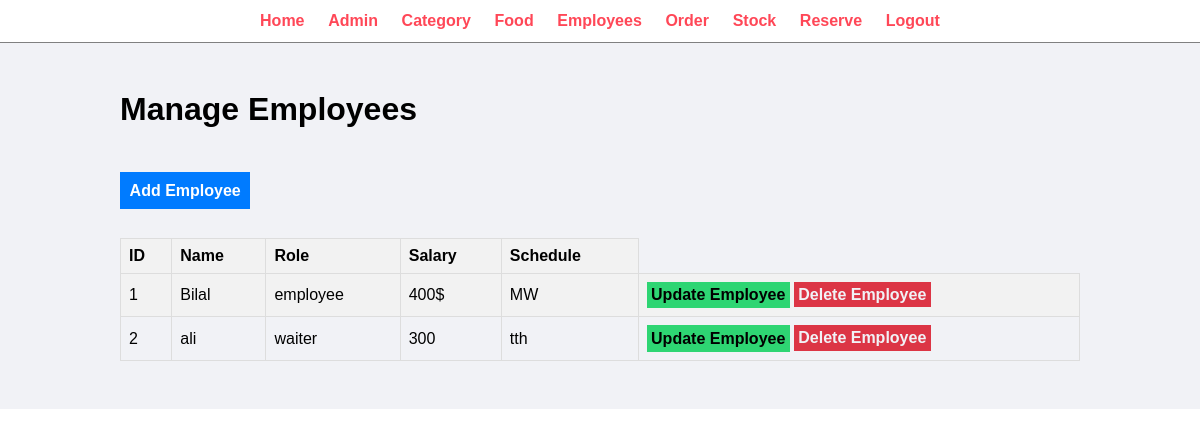
The app's page /admin/manage-Employees.php (signed in) with its own data.
### tables this page shows
CREATE TABLE `tbl_employees` (
  `id` int(11) NOT NULL,
  `Name` text NOT NULL,
  `Role` text NOT NULL,
  `Salary` varchar(11) NOT NULL,
  `schedule` varchar(255) NOT NULL
);

### admin/manage-Employees.php (the view, shortened to what this page needs)
<?php include('partials/menu.php'); ?>
<div class="main-content">
    <div class="wrapper">
        <h1>Manage Employees</h1>
        <br>
        <br>
        <br>
        <a href="add-employee.php" class="btn-primary">Add Employee</a>
        <br>
        <br>
        <table class="tbl-full">
            <tr>
                <th>ID</th>
                <th>Name</th>
                <th>Role</th>
                <th>Salary</th>
                <th>Schedule</th>
            </tr>
            <?php
            $sql = "SELECT * FROM tbl_employees";
            $res = mysqli_query($conn, $sql);
            if ($res) {
                $rows = mysqli_num_rows($res);
                if ($rows > 0) {
                    $count = 1;
                    while ($row = mysqli_fetch_assoc($res)) {
                        $id = $row['id'];
                        $Name = $row['Name'];
                        $Role = $row['Role'];
                        $Salary = $row['Salary'];
                        $schedule=$row['schedule'];
                        echo "<tr>";
                        echo "<td>{$count}</td>";
                        echo "<td>{$Name}</td>";
                        echo "<td>{$Role}</td>";
                        echo "<td>{$Salary}</td>";
                        echo "<td>{$schedule}</td>";
                        echo "<td>
                                <a href='update-employee.php?id={$id}' class='btn-secondary'>Update Employee</a>
                                <a href='delete-employee.php?id={$id}' class='btn-Danger'>Delete Employee</a>
                              </td>";
                        echo "</tr>";
                        $count++;
                    }
                } else {
                    echo "<tr><td colspan='4'>No data found.</td></tr>";
                }
            } else {
                echo "<tr><td colspan='4'>Error executing query: " . mysqli_error($conn) . "</td></tr>";
            }
            ?>
        </table>
    </div>
</div>

### css/admin.css (style rules this page uses)
* { margin: 0; padding: 0; font-family: Arial, Helvetica, sans-serif; }
.wrapper { padding: 1%; width: 80%; margin: 0 auto; }
.tbl-full { width: 90%; border-collapse: collapse; margin-top: 20px; }
.tbl-full th, .tbl-full td { padding: 12px; text-align: left; }
table tr th { border-bottom: 1px solid black; padding: 1%; text-align: left; }
table tr td { padding: 1%; }
.btn-primary { background-color:#3742fa; padding: 1%; color:white; text-decoration: none; font-weight: bold; }
.btn-secondary { background-color:#2ed573; padding: 1%; color:black; text-decoration: none; font-weight: bold; display: inline-block; }
.btn-danger { background-color:#ff6b81; padding: 1%; color: #f1f2f6; text-decoration: none; font-weight: bold; }
.main-content { background-color:#f1f2f6; padding: 3% 0; }

### admin/manage-Employees.php (style rules this page uses)
.btn-primary { background-color: #007bff; }
.btn-danger { background-color: #dc3545; }
.tbl-full { width: 100%; border-collapse: collapse; margin-top: 20px; }
.tbl-full th, .tbl-full td { border: 1px solid #ddd; padding: 8px; text-align: left; }
.tbl-full th { background-color: #f2f2f2; }
.tbl-full tr:nth-child(even) { background-color: #f2f2f2; }

### records on screen
tbl_employees: Name "Bilal", Role "employee", Salary "400$", schedule "MW"
tbl_employees: Name "ali", Role "waiter", Salary "300", schedule "tth"
